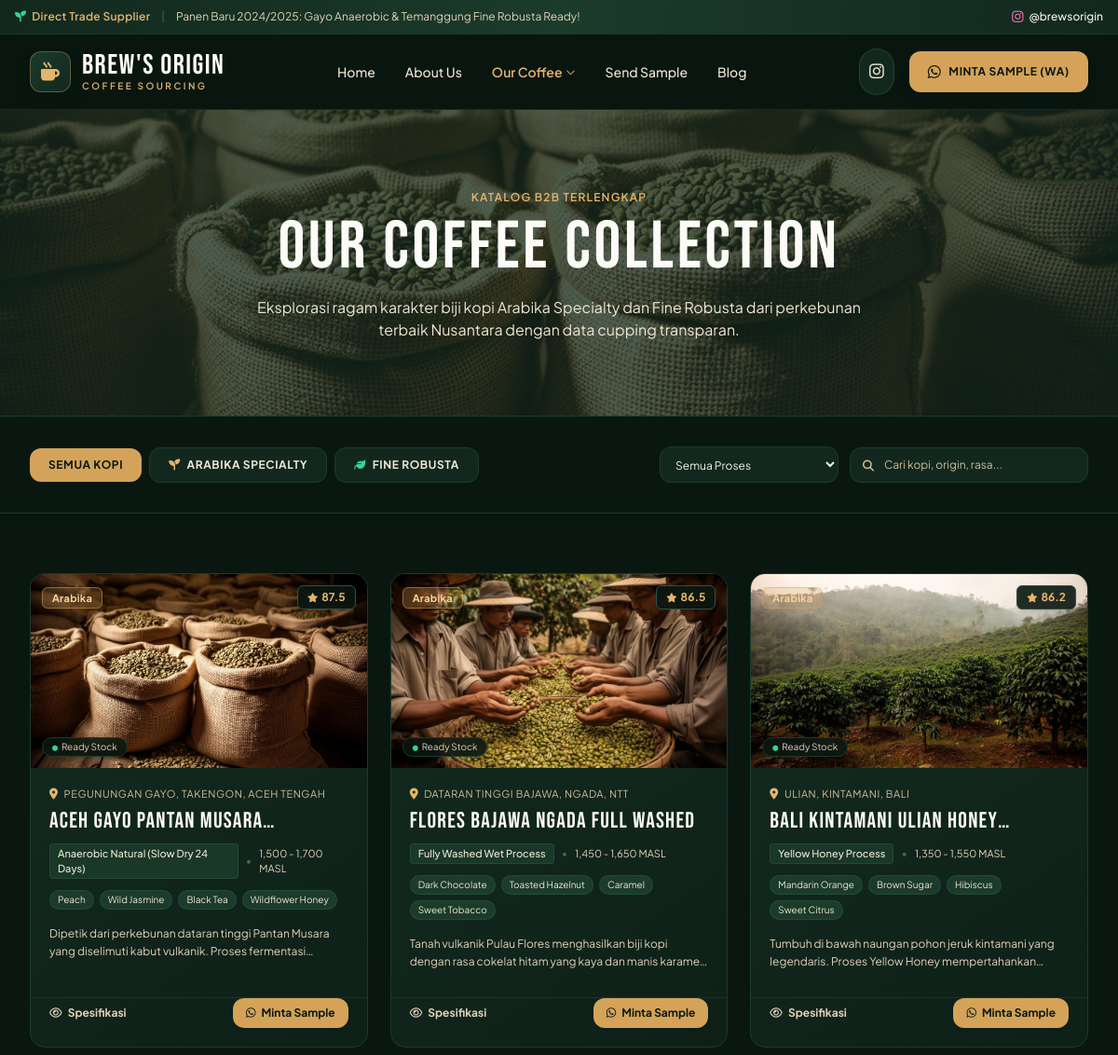
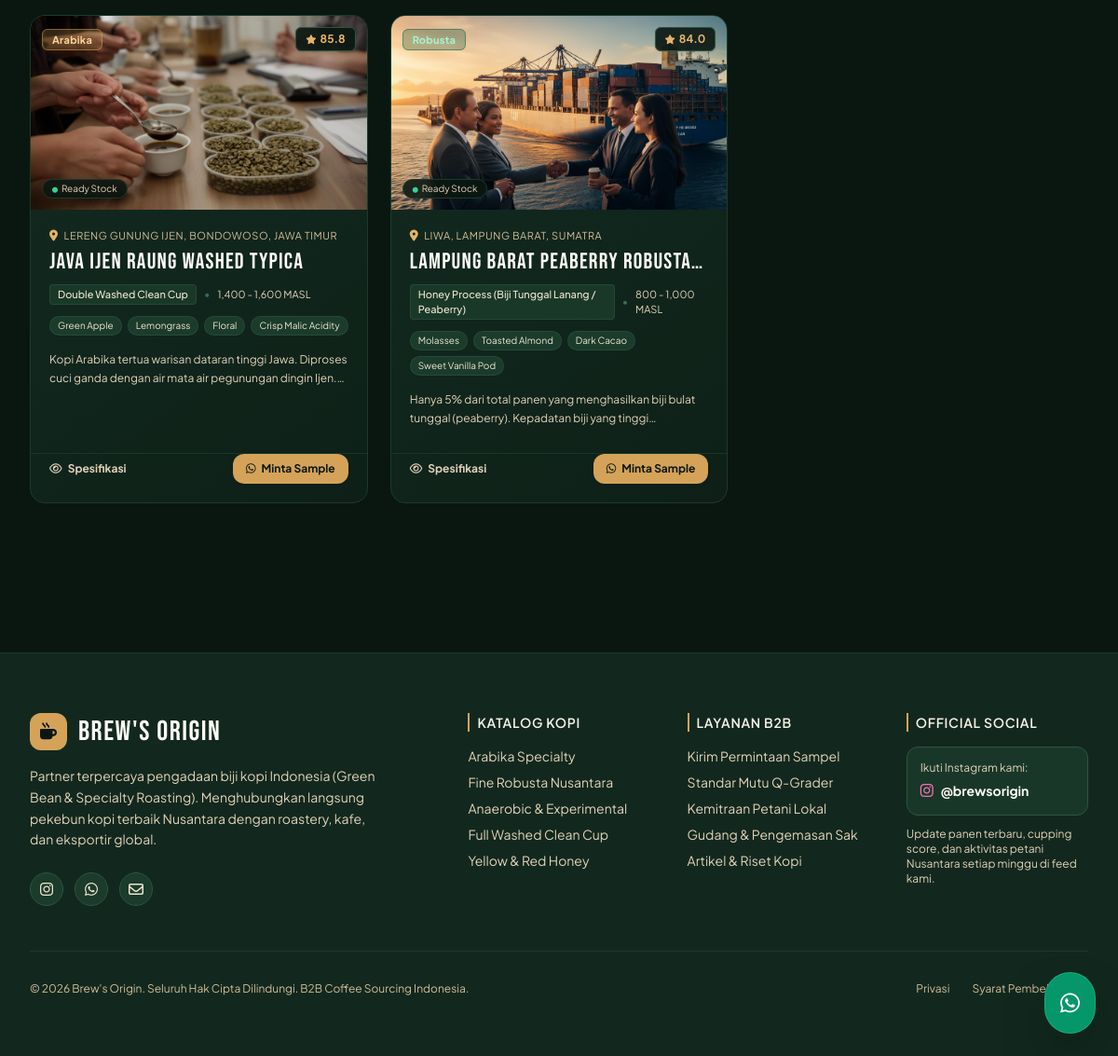
The page /coffee on the database its author committed (2 pictures, top to bottom).
### models.py (models this page shows, shortened)
class CoffeeBean(db.Model):
    __tablename__ = 'coffee_beans'
    id = db.Column(db.Integer, primary_key=True)
    name = db.Column(db.String(150), nullable=False)
    slug = db.Column(db.String(180), unique=True, nullable=False)
    category = db.Column(db.String(50), nullable=False, default='Arabika') # Arabika or Robusta
    origin = db.Column(db.String(120), nullable=False) # e.g. Aceh Gayo, Bali Kintamani
    altitude = db.Column(db.String(80), default='1,400 - 1,700 MASL')
    process = db.Column(db.String(80), default='Full Washed') # Natural, Washed, Honey, Anaerobic, Wet Hulled
    variety = db.Column(db.String(120), default='Typica, Bourbon')
    cupping_score = db.Column(db.Float, default=85.0)
    flavor_notes = db.Column(db.String(255), default='Chocolate, Nutty, Brown Sugar') # Comma-separated
    moisture = db.Column(db.String(50), default='11.5%')
    screen_size = db.Column(db.String(80), default='Screen 16-18 (Grade 1)')
    defect_rate = db.Column(db.String(80), default='< 1%')
    roast_recommendation = db.Column(db.String(120), default='Medium Roast')
    crop_year = db.Column(db.String(50), default='2024 / 2025')
    packaging = db.Column(db.String(100), default='GrainPro + Jute Bag 60 Kg')
    moq = db.Column(db.String(80), default='1 Bag (60 Kg)')
    price_estimate = db.Column(db.String(100), default='Hubungi Kami')
    description = db.Column(db.Text, nullable=True)
    image_url = db.Column(db.String(255), default='/static/assets/coffee-beans-sacks.jpg')
    is_featured = db.Column(db.Boolean, default=False)
    status = db.Column(db.String(50), default='Ready Stock') # Ready Stock, Limited, Incoming Harvest
    created_at = db.Column(db.DateTime, default=utc_now)
    updated_at = db.Column(db.DateTime, default=utc_now, onupdate=utc_now)
    @property
    def notes_list(self):
        if not self.flavor_notes:
            return []
        return [note.strip() for note in self.flavor_notes.split(',') if note.strip()]

### app.py (the view)
@app.route('/coffee')
def coffee():
    category = request.args.get('category')
    process = request.args.get('process')
    query = CoffeeBean.query
    if category:
        query = query.filter_by(category=category)
    if process:
        query = query.filter(CoffeeBean.process.ilike(f'%{process}%'))
    beans = query.order_by(CoffeeBean.category.asc(), CoffeeBean.cupping_score.desc()).all()
    serialized_beans = []
    for b in beans:
        serialized_beans.append({
            'id': b.id,
            'name': b.name,
            'category': b.category,
            'origin': b.origin,
            'altitude': b.altitude,
            'process': b.process,
            'variety': b.variety,
            'cupping_score': b.cupping_score,
            'flavor_notes': b.flavor_notes,
            'moisture': b.moisture,
            'screen_size': b.screen_size,
            'defect_rate': b.defect_rate,
            'roast_recommendation': b.roast_recommendation,
            'crop_year': b.crop_year,
            'packaging': b.packaging,
            'moq': b.moq,
            'description': b.description,
            'image_url': b.image_url,
            'status': b.status,
            'notes_list': b.notes_list
        })
    return render_template('coffee.html', beans=serialized_beans, active_category=category)

### templates/coffee.html (shortened to what this page needs)
{% extends "base.html" %}
{% block content %}
<section class="relative py-20 bg-forest-900 overflow-hidden border-b border-forest-800">
    <div class="absolute inset-0 z-0 opacity-25">
        <img src="{{ url_for('static', filename='assets/coffee-beans-sacks.jpg') }}" alt="Koleksi Kopi" class="w-full h-full object-cover">
    </div>
    <div class="relative z-10 max-w-5xl mx-auto px-4 sm:px-6 lg:px-8 text-center">
        <span class="text-xs font-semibold tracking-widest text-gold-400 uppercase">Katalog B2B Terlengkap</span>
        <h1 class="font-bebas text-5xl sm:text-7xl text-cream-50 mt-2 mb-4 tracking-wider">
            OUR COFFEE COLLECTION
        </h1>
        <p class="text-cream-200 text-sm sm:text-base max-w-2xl mx-auto leading-relaxed">
            Eksplorasi ragam karakter biji kopi Arabika Specialty dan Fine Robusta dari perkebunan terbaik Nusantara dengan data cupping transparan.
        </p>
    </div>
</section>
<section class="py-8 bg-forest-950 sticky top-20 z-30 border-b border-forest-800 shadow-lg">
    <div class="max-w-7xl mx-auto px-4 sm:px-6 lg:px-8">
        <div class="flex flex-col lg:flex-row items-center justify-between gap-4">
            <div class="flex items-center gap-2 overflow-x-auto w-full lg:w-auto pb-2 lg:pb-0">
                <button data-category="all" class="filter-category-btn px-5 py-2.5 rounded-xl text-xs font-bold uppercase tracking-wider transition-all {{ 'bg-gold-500 text-forest-950 font-bold' if not active_category else 'bg-forest-900 text-cream-200 border border-forest-800' }}">
                    Semua Kopi
                </button>
                <button data-category="Arabika" class="filter-category-btn px-5 py-2.5 rounded-xl text-xs font-bold uppercase tracking-wider transition-all {{ 'bg-gold-500 text-forest-950 font-bold' if active_category == 'Arabika' else 'bg-forest-900 text-cream-200 border border-forest-800' }}">
                    <i class="fa-solid fa-seedling mr-1 text-gold-400"></i> Arabika Specialty
                </button>
                <button data-category="Robusta" class="filter-category-btn px-5 py-2.5 rounded-xl text-xs font-bold uppercase tracking-wider transition-all {{ 'bg-gold-500 text-forest-950 font-bold' if active_category == 'Robusta' else 'bg-forest-900 text-cream-200 border border-forest-800' }}">
                    <i class="fa-solid fa-leaf mr-1 text-emerald-400"></i> Fine Robusta
                </button>
            </div>
            <div class="flex items-center gap-3 w-full lg:w-auto">
                <div class="relative w-1/2 lg:w-48">
                    <select id="coffee-process-filter" class="w-full bg-forest-900 border border-forest-800 rounded-xl px-3 py-2.5 text-xs text-cream-100 focus:outline-none focus:border-gold-500">
                        <option value="all">Semua Proses</option>
                    </select>
                </div>
                <div class="relative w-1/2 lg:w-64">
                    <i class="fa-solid fa-magnifying-glass absolute left-3.5 top-3 text-cream-400 text-xs"></i>
                    <input type="text" id="coffee-search" placeholder="Cari kopi, origin, rasa..." class="w-full bg-forest-900 border border-forest-800 rounded-xl pl-9 pr-3 py-2.5 text-xs text-cream-100 placeholder-cream-400 focus:outline-none focus:border-gold-500">
                </div>
            </div>
        </div>
    </div>
</section>
<section class="py-16 max-w-7xl mx-auto px-4 sm:px-6 lg:px-8">
    <div id="coffee-grid" class="grid grid-cols-1 md:grid-cols-2 lg:grid-cols-3 xl:grid-cols-4 gap-6">
        {% for bean in beans %}
            <div class="coffee-bean-card card-gradient rounded-2xl overflow-hidden flex flex-col justify-between border border-forest-800"
                 data-category="{{ bean.category }}"
                 data-process="{{ bean.process }}"
                 data-name="{{ bean.name }}"
                 data-origin="{{ bean.origin }}"
                 data-notes="{{ bean.flavor_notes }}">
                <div>
                    <div class="relative h-52 overflow-hidden bg-forest-950">
                        <img src="{{ bean.image_url }}" alt="{{ bean.name }}" class="w-full h-full object-cover transform hover:scale-105 transition-transform duration-500">
                        <div class="absolute top-3 left-3">
                            {% if bean.category == 'Arabika' %}
                                <span class="badge-arabica px-2.5 py-1 rounded-md text-[11px] font-bold tracking-wide">
                                    Arabika
                                </span>
                            {% else %}
                                <span class="badge-robusta px-2.5 py-1 rounded-md text-[11px] font-bold tracking-wide">
                                    Robusta
                                </span>
                            {% endif %}
                        </div>
                        {% if bean.cupping_score %}
                            <div class="absolute top-3 right-3 bg-forest-950/90 backdrop-blur-md px-2.5 py-1 rounded-md text-xs font-bold text-gold-400 border border-forest-700 shadow">
                                <i class="fa-solid fa-star text-[10px] text-gold-400 mr-1"></i>{{ bean.cupping_score }}
                            </div>
                        {% endif %}
                        <div class="absolute bottom-3 left-3 bg-forest-950/85 backdrop-blur-sm px-2.5 py-0.5 rounded-full text-[10px] text-cream-300 border border-forest-800">
                            <i class="fa-solid fa-circle text-[6px] text-emerald-400 mr-1"></i>{{ bean.status }}
                        </div>
                    </div>
                    <div class="p-5">
                        <div class="text-[11px] text-cream-400 uppercase tracking-wider mb-1 flex items-center gap-1.5">
                            <i class="fa-solid fa-location-dot text-gold-400 text-xs"></i>
                            <span class="truncate">{{ bean.origin }}</span>
                        </div>
                        <h3 class="font-bebas text-2xl text-cream-50 hover:text-gold-400 transition-colors line-clamp-1 mb-2">
                            {{ bean.name }}
                        </h3>
                        <div class="flex items-center gap-2 text-xs text-cream-300 mb-3">
                            <span class="bg-forest-800/90 px-2 py-0.5 rounded text-[11px] font-medium text-cream-200 border border-forest-700/60">
                                {{ bean.process }}
                            </span>
                            <span class="text-forest-600">&bull;</span>
                            <span class="text-[11px]">{{ bean.altitude }}</span>
                        </div>
                        <div class="flex flex-wrap gap-1.5 mb-4">
                            {% for note in bean.notes_list[:4] %}
                                <span class="px-2 py-0.5 rounded-full text-[10px] bg-forest-800 text-cream-200 border border-forest-700/60">
                                    {{ note }}
                                </span>
                            {% endfor %}
                        </div>
                        <div class="text-xs text-cream-300 line-clamp-2 leading-relaxed mb-2">
                            {{ bean.description }}
                        </div>
                    </div>
                </div>
                <div class="p-5 pt-0 border-t border-forest-800/80 mt-auto flex items-center justify-between gap-2">
                    <button onclick='openBeanModal({{ bean|tojson|safe }})' class="text-xs font-bold text-cream-300 hover:text-gold-400 transition-colors py-2">
                        <i class="fa-regular fa-eye mr-1"></i> Spesifikasi
                    </button>
                    <a href="{{ url_for('sample') }}?bean={{ bean.name|urlencode }}" class="btn-primary px-3.5 py-2 rounded-xl text-xs font-bold flex items-center gap-1.5 shadow">
                        <i class="fa-brands fa-whatsapp text-forest-950"></i> Minta Sample
                    </a>
                </div>
            </div>
        {% endfor %}
    </div>
</section>
{% endblock %}

### rows shown on the page
CoffeeBean: image_url (picture), category "Arabika", cupping_score "87.5", status "Ready Stock", origin "PEGUNUNGAN GAYO, TAKENGON, ACEH TENGAH", name "Aceh Gayo Pantan…", process "Anaerobic Natural (Slow Dry 24 Days)", altitude "1,500 - 1,700 MASL", 4 "Peach" "Wild Jasmine" "Black Tea" "Wildflower Honey", description "Dipetik dari perkebunan dataran tinggi Pantan Musara yang diselimuti kabut vulkanik. Proses…"
CoffeeBean: image_url (picture), category "Arabika", cupping_score "86.5", status "Ready Stock", origin "DATARAN TINGGI BAJAWA, NGADA, NTT", name "Flores Bajawa Ngada Full Washed", process "Fully Washed Wet Process", altitude "1,450 - 1,650 MASL", 4 "Dark Chocolate" "Toasted Hazelnut" "Caramel" "Sweet Tobacco", description "Tanah vulkanik Pulau Flores menghasilkan biji kopi dengan rasa cokelat hitam yang kaya dan manis…"
CoffeeBean: image_url (picture), category "Arabika", cupping_score "86.2", status "Ready Stock", origin "ULIAN, KINTAMANI, BALI", name "Bali Kintamani Ulian…", process "Yellow Honey Process", altitude "1,350 - 1,550 MASL", 4 "Mandarin Orange" "Brown Sugar" "Hibiscus" "Sweet Citrus", description "Tumbuh di bawah naungan pohon jeruk kintamani yang legendaris. Proses Yellow Honey…"
CoffeeBean: image_url (picture), category "Arabika", cupping_score "85.8", status "Ready Stock", origin "LERENG GUNUNG IJEN, BONDOWOSO, JAWA TIMUR", name "Java Ijen Raung Washed Typica", process "Double Washed Clean Cup", altitude "1,400 - 1,600 MASL", 4 "Green Apple" "Lemongrass" "Floral" "Crisp Malic Acidity", description "Kopi Arabika tertua warisan dataran tinggi Jawa. Diproses cuci ganda dengan air mata air pegunungan dingin…"
CoffeeBean: image_url (picture), category "Robusta", cupping_score "84.0", status "Ready Stock", origin "LIWA, LAMPUNG BARAT, SUMATRA", name "Lampung Barat Peaberry…", process "Honey Process (Biji Tunggal Lanang / Peaberry)", altitude "800 - 1,000 MASL", 4 "Molasses" "Toasted Almond" "Dark Cacao" "Sweet Vanilla Pod", description "Hanya 5% dari total panen yang menghasilkan biji bulat tunggal (peaberry). Kepadatan biji yang…"
